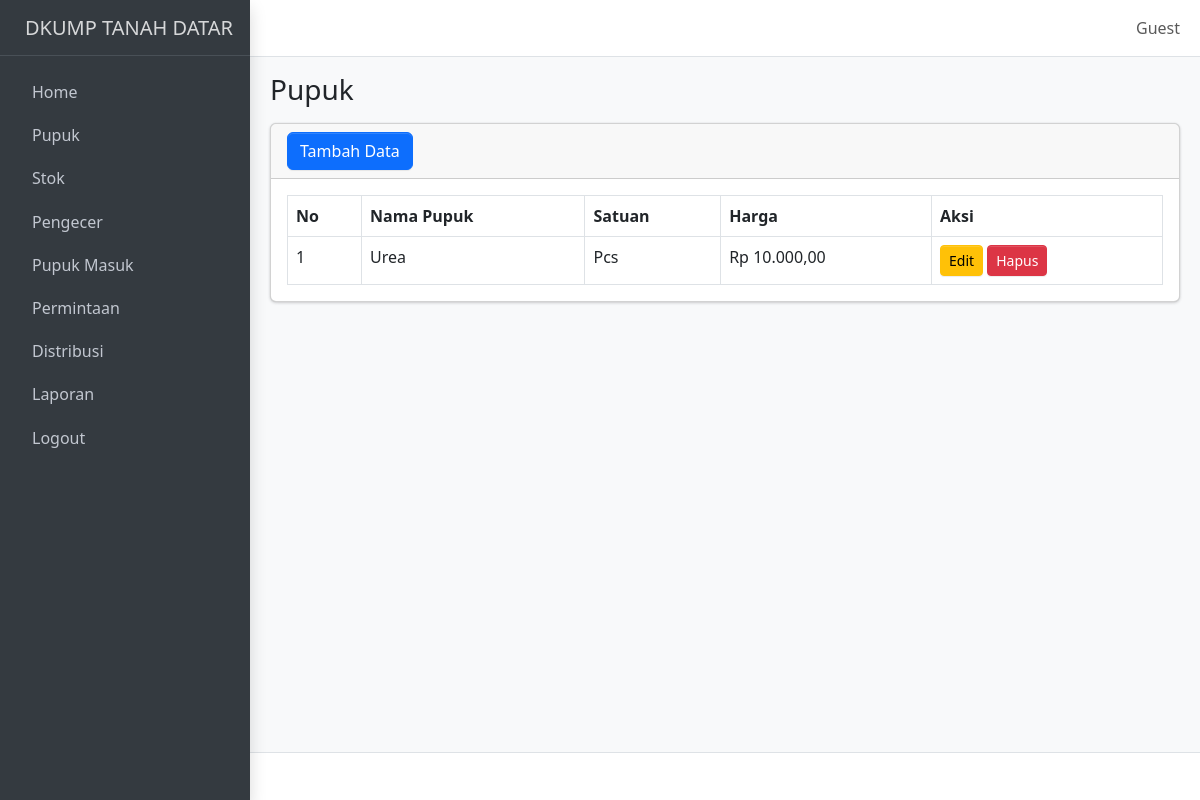
Before: /pupuk.php with the older database file.
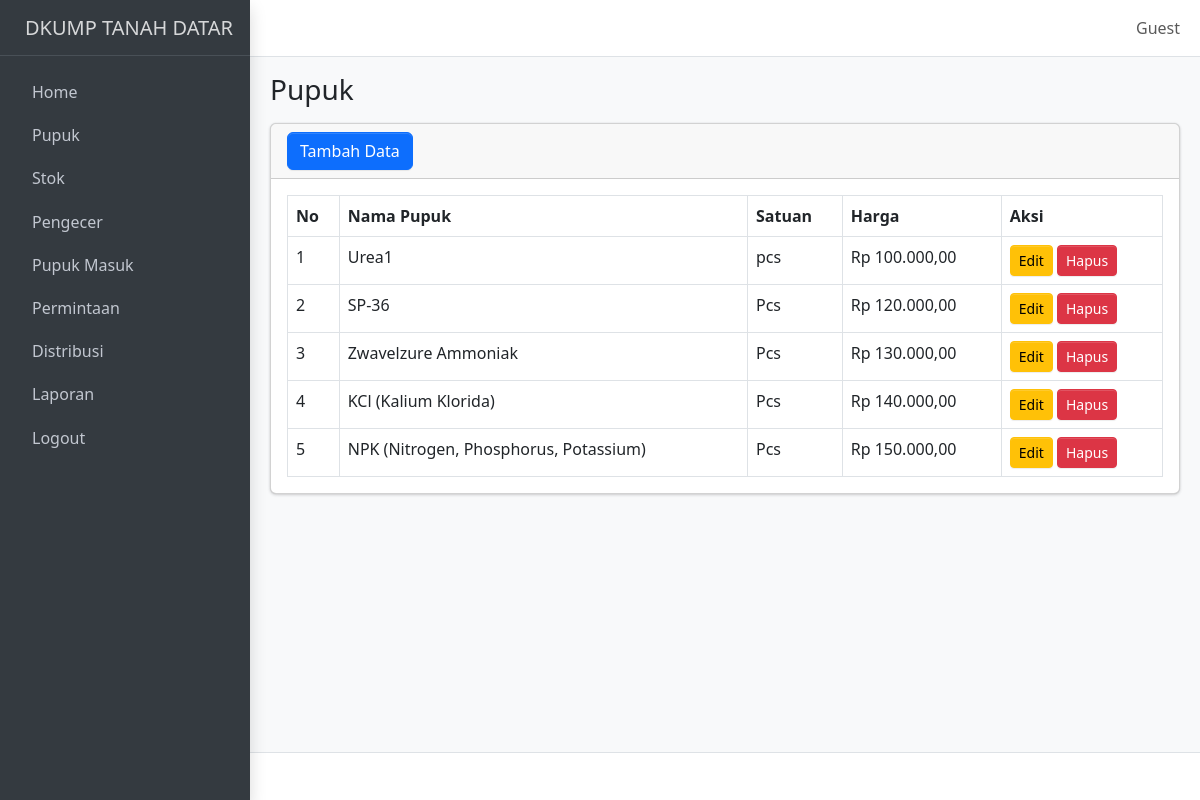
After: the same page with the newer database file.
### tables this page shows
CREATE TABLE `pupuk` (
  `id_pupuk` int NOT NULL,
  `nama_pupuk` varchar(255) NOT NULL,
  `satuan` varchar(50) NOT NULL,
  `harga` decimal(15,2) NOT NULL
);

### pupuk.php (the view, shortened to what this page needs)
<?php include 'template/header.php'; ?>
<body class="layout-fixed sidebar-expand-lg bg-body-tertiary">
    <div class="app-wrapper">
        <?php include 'template/navbar.php'; ?>
        <?php include 'template/sidebar.php'; ?>
        <main class="app-main">
            <div class="app-content-header">
                <div class="container-fluid">
                    <div class="row">
                        <div class="col-sm-6">
                            <h3 class="mb-0">Pupuk</h3>
                        </div>
                        <div class="col-sm-6">
                        </div>
                    </div>
                </div>
            </div>
            <div class="app-content">
                <div class="container-fluid">
                    <div class="card">
                        <div class="card-header">
                            <button type="button" class="btn btn-primary" data-bs-toggle="modal" data-bs-target="#modalTambahPupuk">
                                Tambah Data
                            </button>
                        </div>
                        <div class="card-body">
                            <?php
                            include 'koneksi.php';
                            $query = "SELECT * FROM pupuk";
                            $result = $koneksi->query($query);
                            $no = 1;
                            if ($result->num_rows > 0) {
                                echo "<table class='table table-bordered'>";
                                echo "<thead>
                <tr>
                    <th>No</th>
                    <th>Nama Pupuk</th>
                    <th>Satuan</th>
                    <th>Harga</th>
                    <th>Aksi</th>
                </tr>
              </thead>";
                                echo "<tbody>";
                                while ($row = $result->fetch_assoc()) {
                                    echo "<tr>
                    <td>{$no}</td>
                    <td>{$row['nama_pupuk']}</td>
                    <td>{$row['satuan']}</td>
                    <td>Rp " . number_format($row['harga'], 2, ',', '.') . "</td>
                    <td>
                        <button class='btn btn-warning btn-sm' data-bs-toggle='modal' data-bs-target='#modalEditPupuk{$row['id_pupuk']}'>Edit</button>
                        <a href='crud/hapus_pupuk.php?id={$row['id_pupuk']}' onclick='return confirm(\"Apakah Anda yakin ingin menghapus data ini?\")' class='btn btn-danger btn-sm'>Hapus</a>
                    </td>
                  </tr>";
                                    $no++;
                                }
                                echo "</tbody></table>";
                            } else {
                                echo "<p class='text-center'>Tidak ada data.</p>";
                            }
                            ?>
                        </div>
                    </div>
                </div>
            </div>
        </main>
        <footer class="app-footer">
        </footer>
    </div>
</body>
</html>

Changed rows visible on the page:
removed pupuk: nama_pupuk "Urea", satuan "Pcs", harga "10.000,00"
added pupuk: nama_pupuk "Urea1", satuan "pcs", harga "100.000,00"
added pupuk: nama_pupuk "SP-36", satuan "Pcs", harga "120.000,00"
added pupuk: nama_pupuk "Zwavelzure Ammoniak", satuan "Pcs", harga "130.000,00"
added pupuk: nama_pupuk "KCl (Kalium Klorida)", satuan "Pcs", harga "140.000,00"
added pupuk: nama_pupuk "NPK (Nitrogen, Phosphorus, Potassium)", satuan "Pcs", harga "150.000,00"
